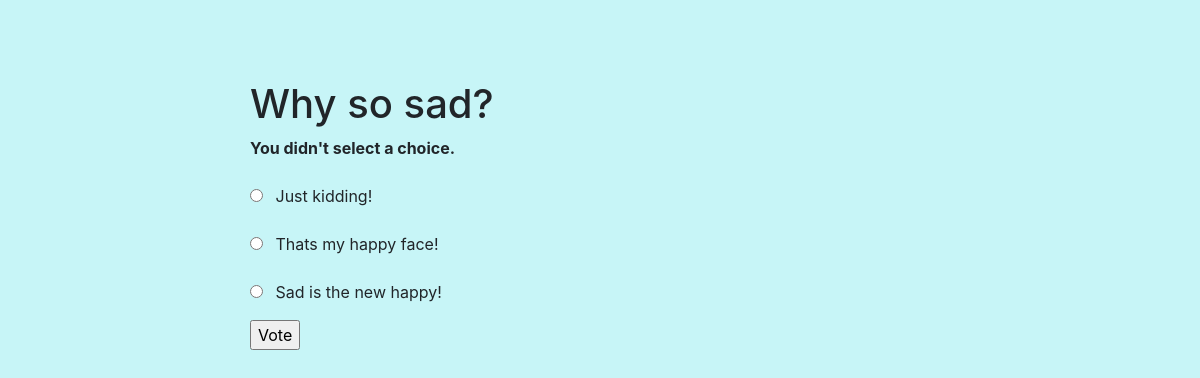
The page /polls/4/vote/ on the database its author committed.
### polls/models.py (models this page shows, shortened)
class Question(models.Model):
    question_text = models.CharField(max_length=200)
    pub_date = models.DateTimeField('date published')
    def was_published_recently(self):
        now = timezone.now()
        return now - datetime.timedelta(days=1) <= self.pub_date <= now
    was_published_recently.admin_order_field = 'pub_date'
    was_published_recently.boolean = True
    was_published_recently.short_description = 'Published recently?'

class Choice(models.Model):
    question = models.ForeignKey(Question, on_delete=models.CASCADE)
    choice_text = models.CharField(max_length=200)
    votes = models.IntegerField(default=0)

### polls/views.py (the view)
# urls.py: path('<int:question_id>/vote/', views.vote, name='vote'),
def vote(request, question_id):
    question = get_object_or_404(Question, pk=question_id)
    try:
        selected_choice = question.choice_set.get(pk=request.POST['choice'])
    except (KeyError, Choice.DoesNotExist):
        return render(request, 'polls/detail.html', {
            'question': question,
            'error_message': "You didn't select a choice.",
        })
    else:
        selected_choice.votes += 1
        selected_choice.save()
        question.save()
        return HttpResponseRedirect(reverse('polls:results', args=(question.id,)))

### polls/templates/polls/detail.html (shortened to what this page needs)
{% load static %}
<link rel="stylesheet" href="https://stackpath.bootstrapcdn.com/bootstrap/4.5.2/css/bootstrap.min.css">
<link rel="stylesheet" type="text/css" href="{% static 'polls/style.css' %}">
<!DOCTYPE html>
<html lang="en">
<head>
</head>
<body>
    <div class="container-fluid">
        <div class="listbox">
            <h1>{{ question.question_text }}</h1>
            {% if error_message %}<p><strong>{{ error_message }}</strong></p>{% endif %}
            <form action="{% url 'polls:vote' question.id %}" method="post">
            {% for choice in question.choice_set.all %}
                <input type="radio" name="choice" id="choice{{ forloop.counter }}" value="{{ choice.id }}" class="input_choice">
                <label for="choice{{ forloop.counter }}" class="input_choice">{{ choice.choice_text }}</label><br>
            {% endfor %}
            <input type="submit" value="Vote">
            </form>
        </div>
    </div>
</body>
</html>

### polls/static/polls/style.css (style rules this page uses)
body { background-color: rgb(199, 245, 247); }
.listbox { margin: auto; max-width: 700px; }
.container-fluid { margin-top: 5em; }
.input_choice { padding: 0.5em; }

### rows shown on the page
Question: question_text "Why so sad?"
Choice: choice_text "Just kidding!"
Choice: choice_text "Thats my happy face!"
Choice: choice_text "Sad is the new happy!"

### other values the page prints
{{ error_message }} "You didn't select a choice."
